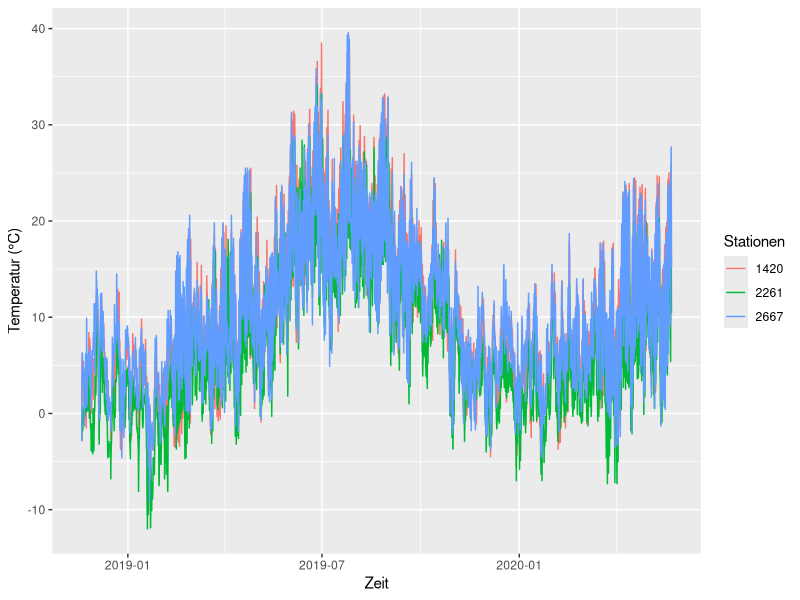
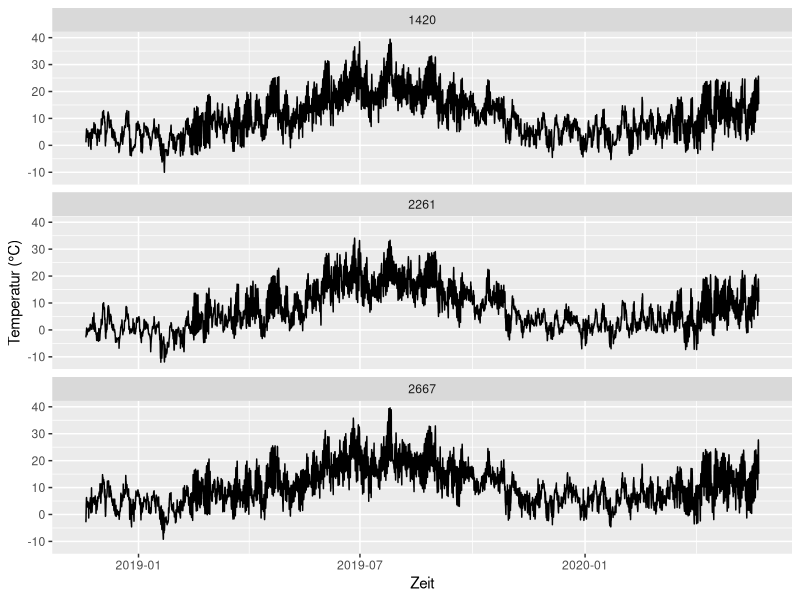
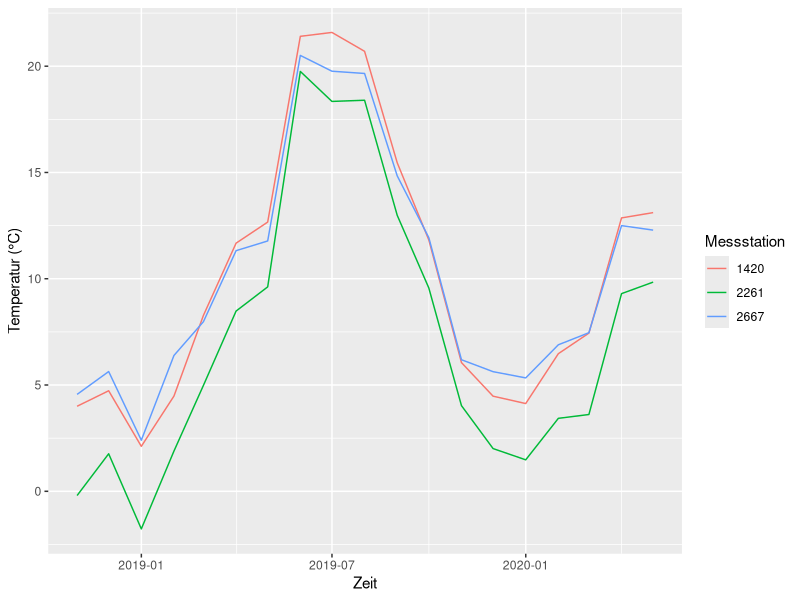
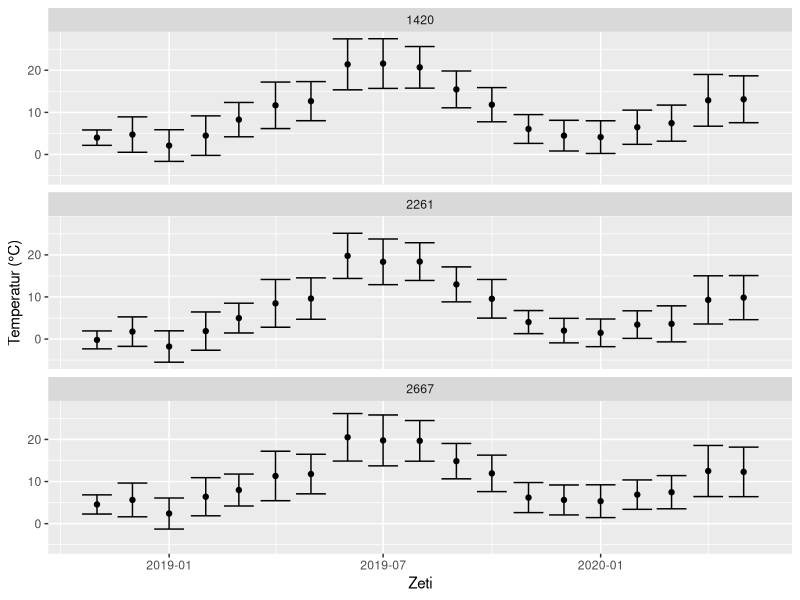
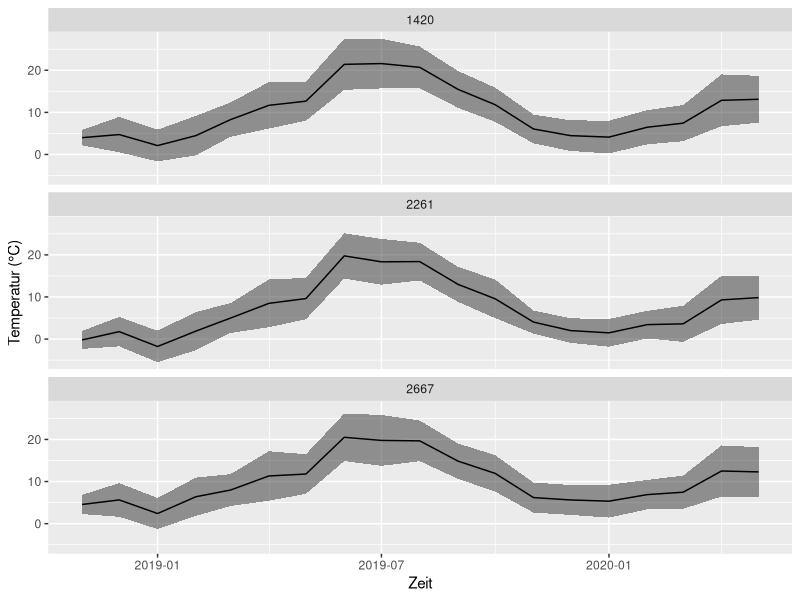
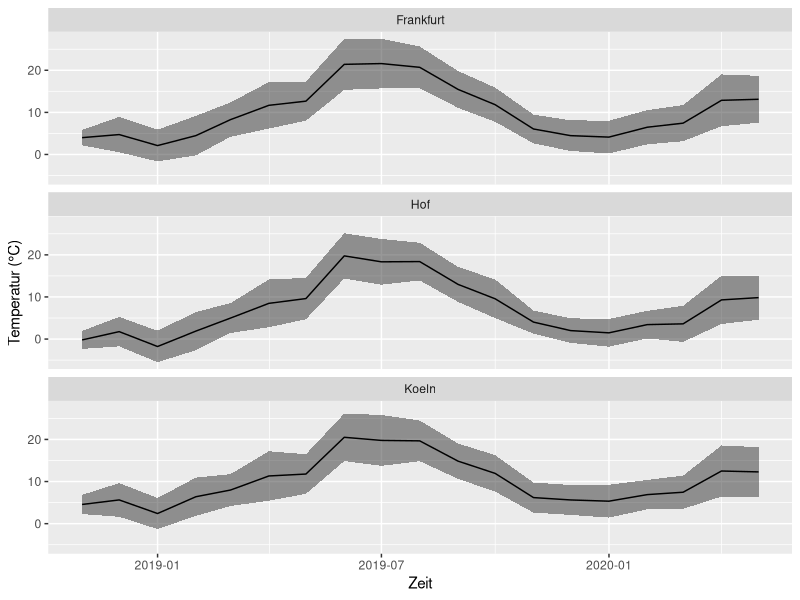

Reproduce these figures in R, in order.
## ---- chunk 1
#| echo: false
#| warning: false
library(tidyverse)
library(kableExtra)
library(lubridate)
## ---- chunk 2
temp_humid <- read_delim('Daten/Drei_Stationen.csv', delim = ';', trim_ws = T)
## ---- chunk 3
temp_humid
## ---- chunk 4
glimpse(temp_humid)
## ---- chunk 5
#| message: false
#| warning: false
library(lubridate)

temp_humid$MESS_DATUM <- ymd_h(temp_humid$MESS_DATUM)

temp_humid
## ---- chunk 6
station_ids <-  c('2261' = 'Hof', '1420' = 'Frankfurt', '2667' = 'Koeln')
## ---- chunk 7
temp_humid %>% 
  count(STATIONS_ID)
## ---- chunk 8
temp_humid %>% 
  filter(STATIONS_ID == '2667') %>%
  count(STATIONS_ID)
## ---- chunk 9
temp_humid %>% 
  filter(STATIONS_ID == '2667' | STATIONS_ID == '2261') %>%
  count(STATIONS_ID)
## ---- chunk 10
temp_humid %>% 
  filter(STATIONS_ID != '1420') %>%
  count(STATIONS_ID)
## ---- chunk 11
temp_humid %>% 
  filter(STATIONS_ID %in% c('2667', '2261')) %>%
  count(STATIONS_ID)
## ---- chunk 12
#| out-width: "90%"
ggplot(data = temp_humid, aes(x = MESS_DATUM, y = TT_TU, color = as_factor(STATIONS_ID))) + 
  geom_line() +
  labs(x = 'Zeit', y = 'Temperatur (°C)', color = 'Stationen')
## ---- chunk 13
#| out-width: "90%"
ggplot(data = temp_humid, aes(x = MESS_DATUM, y = TT_TU)) + 
  geom_line() +
  facet_wrap(~STATIONS_ID, nrow = 3) +
  labs(x = 'Zeit', y = 'Temperatur (°C)')
## ---- chunk 14
temp_humid <- temp_humid %>% 
  mutate(year = year(MESS_DATUM))
## ---- chunk 15
yearly_means <- temp_humid %>%
  group_by(STATIONS_ID, year) %>% 
  summarize(mean_T = mean(TT_TU))
## ---- chunk 16
yearly_means
## ---- chunk 17
temp_humid <- temp_humid %>% 
  mutate(month = month(MESS_DATUM))

temp_humid
## ---- chunk 18
monthly_means <- temp_humid %>%
  group_by(STATIONS_ID, year, month) %>% 
  summarize(mean_T = mean(TT_TU), sd_T = sd(TT_TU))

monthly_means
## ---- chunk 19
monthly_means <- ungroup(monthly_means)
## ---- chunk 20
monthly_means <- monthly_means %>%
  mutate(year_month = parse_date_time(paste0(year, month), orders = 'ym', tz = 'CET'))

monthly_means
## ---- chunk 21
#| out-width: "90%"
ggplot(data = monthly_means, aes(x = year_month, y = mean_T, col = factor(STATIONS_ID))) + 
  geom_line() + 
  labs(x = 'Zeit', y = 'Temperatur (°C)', color = 'Messstation')
## ---- chunk 22
#| out-width: "90%"
ggplot(monthly_means, aes(x = year_month, y = mean_T, ymin = mean_T - sd_T, ymax = mean_T + sd_T)) +
  geom_errorbar() +
  geom_point() +
  facet_wrap(~STATIONS_ID, nrow = 3) + 
  labs(x = 'Zeti', y = 'Temperatur (°C)')
## ---- chunk 23
#| out-width: "90%"
ggplot(monthly_means, aes(x = year_month, y = mean_T, ymin = mean_T - sd_T, ymax = mean_T + sd_T)) +
  geom_ribbon(alpha = 0.5) +
  geom_line() +
  facet_wrap(~STATIONS_ID, nrow = 3) + 
  labs(x = 'Zeit', y = 'Temperatur (°C)')
## ---- chunk 24
station_ids
## ---- chunk 25
#| out-width: "90%"
ggplot(monthly_means, aes(x = year_month, y = mean_T, ymin = mean_T - sd_T, ymax = mean_T + sd_T)) +
  geom_ribbon(alpha = 0.5) +
  geom_line() +
  facet_wrap(~STATIONS_ID, nrow = 3, labeller = labeller(STATIONS_ID = station_ids)) + 
  labs(x = 'Zeit', y = 'Temperatur (°C)')
